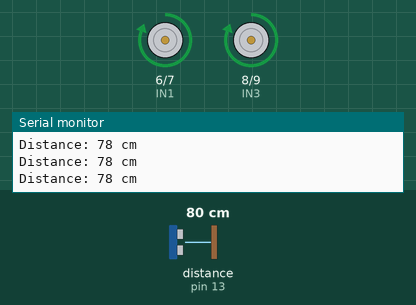
This sketch was run on a simulated Arduino Leonardo, built with avr-gcc and run on an emulated ATmega32U4. On the bench: motor-driver pin pairs drawn as motors (green arrow = first pin HIGH = forward, orange = second pin HIGH = backward, longer = more drive), the last lines printed to the serial monitor. Wiring (inferred from the names in the program): ultrasonic range finder: trigger pin 12; echo pin 13. Inputs (shaded band) come from the test bench; at power-on: distance to the obstacle (sensor on pin 13) 80 cm. The echo pulse lasts 58.3 µs per cm.

Above: at 1.2 s.
1.3 s: distance to the obstacle (sensor on pin 13) set to 33 cm
2.8 s: distance to the obstacle (sensor on pin 13) set to 29 cm
At 3.8 s:
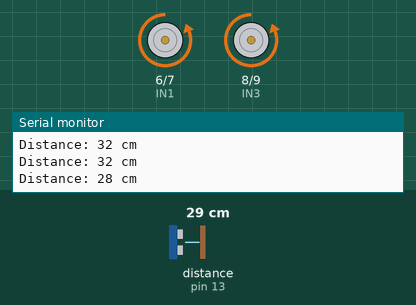
5.8 s: distance to the obstacle (sensor on pin 13) set to 35 cm
At 7.6 s:
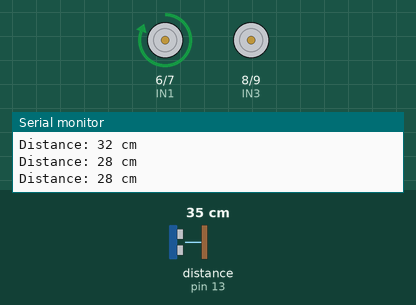
8.8 s: distance to the obstacle (sensor on pin 13) set to 2 cm
At 9.1 s:
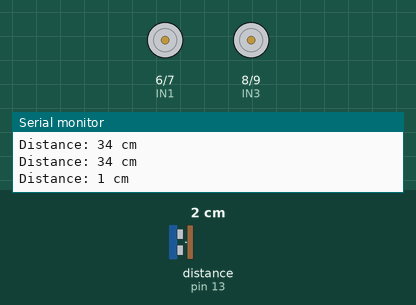
Timing chart, 0 to 12.8 s (numbered marks = the images above; inputs shaded):
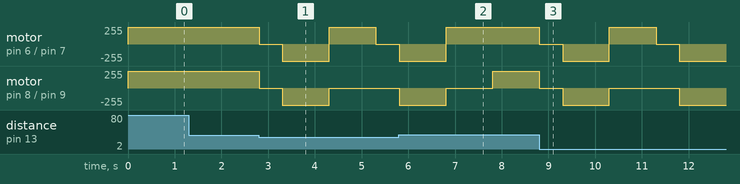

The sketch:

Obstacle_Avoider_program.ino
```cpp
#include <Keyboard.h>

// D-pad buttons
int LBUT = 2;
int RBUT = 3;
int TBUT = 4;
int BBUT = 5;
// Limit buttons
int LLIMIT = 10;
int RLIMIT = 11;
// Motor A
int IN1 = 6;
int IN2 = 7;
// Motor B
int IN3 = 8;
int IN4 = 9;

// Ultrasonic Sensor Pins
const int trigPin = 12;
const int echoPin = 13;

void setup() {
  pinMode(LBUT, INPUT_PULLUP);
  pinMode(RBUT, INPUT_PULLUP);
  pinMode(TBUT, INPUT_PULLUP);
  pinMode(BBUT, INPUT_PULLUP);
  pinMode(RLIMIT, INPUT_PULLUP);
  pinMode(IN1, OUTPUT);
  pinMode(IN2, OUTPUT);
  pinMode(IN3, OUTPUT);
  pinMode(IN4, OUTPUT);

  pinMode(trigPin, OUTPUT);
  pinMode(echoPin, INPUT);

  Serial.begin(9600);
}

void stopMotors() {
  digitalWrite(IN1, LOW);
  digitalWrite(IN2, LOW);
  digitalWrite(IN3, LOW);
  digitalWrite(IN4, LOW);
}

void forward() {
  digitalWrite(IN1, HIGH);
  digitalWrite(IN2, LOW);
  digitalWrite(IN3, HIGH);
  digitalWrite(IN4, LOW);
}

void backward() {
  digitalWrite(IN1, LOW);
  digitalWrite(IN2, HIGH);
  digitalWrite(IN3, LOW);
  digitalWrite(IN4, HIGH);
}

void turnRight() {
  digitalWrite(IN1, HIGH);
  digitalWrite(IN2, LOW);
  digitalWrite(IN3, LOW);
  digitalWrite(IN4, LOW);
}

void turnLeft() {
  digitalWrite(IN1, LOW);
  digitalWrite(IN2, LOW);
  digitalWrite(IN3, HIGH);
  digitalWrite(IN4, LOW);
}

// Function to measure distance
long measureDistance() {
  digitalWrite(trigPin, LOW);
  delayMicroseconds(2);
  digitalWrite(trigPin, HIGH);
  delayMicroseconds(10);
  digitalWrite(trigPin, LOW);

  long duration = pulseIn(echoPin, HIGH);
  long distance = duration * 0.034 / 2; // Convert to cm

  return distance;
}

void loop() {
  long distance = measureDistance();
  Serial.print("Distance: ");
  Serial.print(distance);
  Serial.println(" cm");

  if (distance < 30) {  // If an obstacle is closer than 30 cm
    stopMotors();
    delay(500);
    backward();  // Move backward
    delay(1000);
    turnRight(); // Turn to avoid obstacle
    delay(1000);
    stopMotors();
  } else {
    forward();  // Move forward if no obstacle
  }
}
```

Measured:
- the behaviour switches between 31 and 30 cm on distance to the obstacle (sensor on pin 13) (found by bisection; images 0 and 1)
- after the input at 2.8 s, motor on pin 6 (IN1) / pin 7 (IN2): forward 255/255 → stopped at once, → backward 255/255 0.50 s later, → forward 255/255 1.0 s later, → stopped 1.0 s later; motor on pin 8 (IN3) / pin 9 (IN4): forward 255/255 → stopped at once, → backward 255/255 0.50 s later, → stopped 1.0 s later
- after the input at 5.8 s, motor on pin 6 (IN1) / pin 7 (IN2): goes on until 6.8 s, then stays forward 255/255
